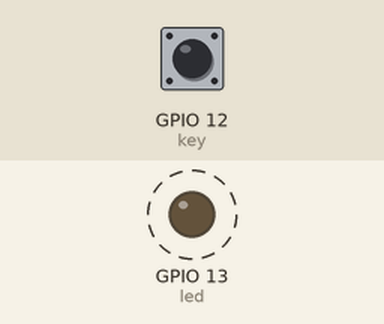
Simulated run of this sketch. Board: ESP32. Parts: output pins drawn as LEDs (lit = HIGH). Dashed ring = blinking. The inputs (shaded band) are chosen by the test bench; at power-on: GPIO 12 (key) LOW. What the sketch prints to the serial monitor is not drawn.

Above: at 1.8 s.
1.9 s: GPIO 12 (key) pulled HIGH for 3.2 s
At 2.9 s:
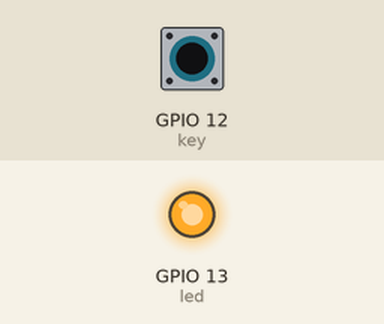
At 6.0 s:
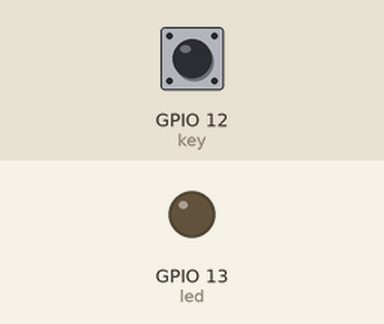
Timing chart, 0 to 13.1 s (numbered marks = the images above; inputs shaded):
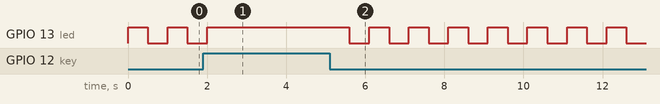

Measured:
- by itself, GPIO 13 (led): repeats every 1.0 s: LOW 0.50 s, HIGH 0.50 s

The sketch:

__LED.ino
```cpp
int led = 13; //对应ESP32板子上的G13引脚
int key = 12; //对应ESP32板子上的G12引脚
void setup() {
  // 把你的初始化代码放在这里，只运行一次:
  Serial.begin(115200); //初始化串口
  pinMode(led,OUTPUT);  //将GPIO13配置为输出模式
  pinMode(key,INPUT);
}

void loop() {
  // 把你的功能性（主）代码放在这里，重复运行:
  if(digitalRead(key) == HIGH) //当开关按时，12号引脚是高点平
  {
    delay(10);  //按键消抖
    digitalWrite(led,HIGH);  //LED一直亮状态
    Serial.println("按键按LED灯为一直亮！"); //并把这句话打印在串口
    while(digitalRead(key) == HIGH);  //一直到按键松开为止，12号引脚低电平
  }
  if(digitalRead(key) == LOW) //当开关松开时时，12号引脚是低点平
  {
    Serial.println("按键未按时为流水灯！"); //并把这句话打印在串口，再执行下面流水灯程序
    digitalWrite(led,HIGH);  //GPIO2输出高电平 灯亮
    delay(500);  //保持GPIO2高电平500毫秒，即灯亮500ms
    digitalWrite(led,LOW);  //GPIO2输出低电平 灯灭
    delay(500);  //保持GPIO低电平500毫秒，即灯灭500ms
  }
}
```
